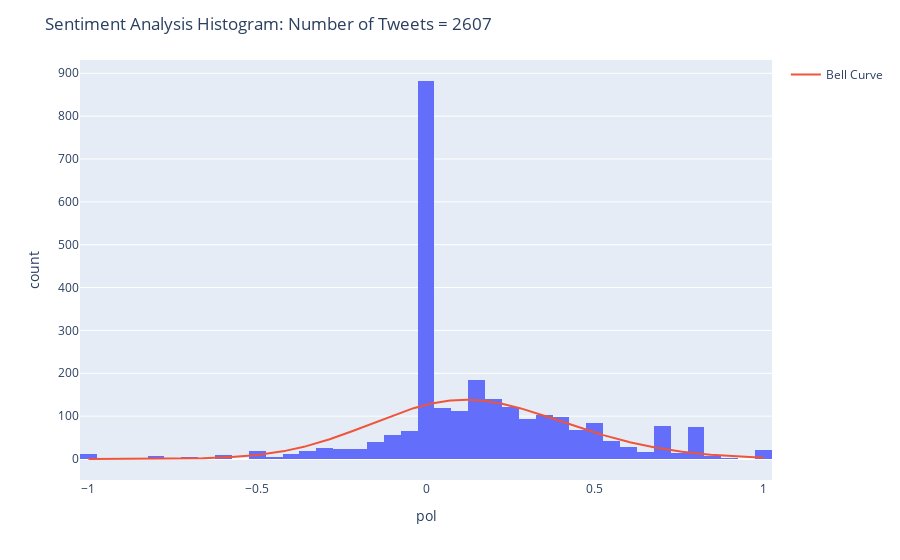

Notebook code for this chart:
### Code cell
# Create the histogram
fig = px.histogram(polarities_df, x="pol")

# Compute the mean and standard deviation
mean = polarities_df["pol"].mean()
std = polarities_df["pol"].std()

# Generate the x-values for the bell curve
x = np.linspace(-1, 1, 1000)

# Fit a skewed normal distribution to the polarity data
params = stats.skewnorm.fit(polarities_df["pol"])
pdf = stats.skewnorm.pdf(x, *params)

# Add the bell curve as a line plot
fig.add_trace(go.Scatter(x=x, y=pdf*100, mode='lines', name='Bell Curve'))
# Set the layout and save the plot
fig.update_layout(title_text='Sentiment Analysis Histogram: Number of Tweets = ' + str(len(polarities_df)))
fig.write_html("sentiment_histogram.html")

# Display the plot
fig.show()

# Describe the statistics of the polarity values
polarities_df.describe()

### Figure 1 — Plotly figure (JSON) as saved in the notebook; plotly's stock layout.template omitted (floating-point values rounded to 4 significant figures; data arrays with more than 128 entries replaced by an {"elided": "..."} marker saying what was removed)
{"data": [{"alignmentgroup": "True", "bingroup": "x", "hovertemplate": "pol=%{x}<br>count=%{y}<extra></extra>", "legendgroup": "", "marker": {"color": "#636efa", "pattern": {"shape": ""}}, "name": "", "offsetgroup": "", "orientation": "v", "showlegend": false, "type": "histogram", "x": {"elided": "2607 float values"}, "xaxis": "x", "yaxis": "y"}, {"mode": "lines", "name": "Bell Curve", "type": "scatter", "x": {"elided": "1000 float values"}, "y": {"elided": "1000 float values"}}], "layout": {"barmode": "relative", "legend": {"tracegroupgap": 0}, "margin": {"t": 60}, "title": {"text": "Sentiment Analysis Histogram: Number of Tweets = 2607"}, "xaxis": {"anchor": "y", "domain": [0, 1], "title": {"text": "pol"}}, "yaxis": {"anchor": "x", "domain": [0, 1], "title": {"text": "count"}}}}
